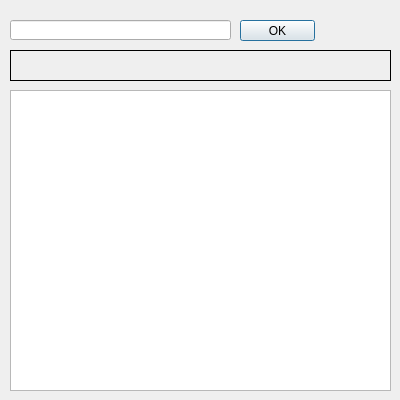
<?xml version="1.0" encoding="UTF-8"?>
<ui version="4.0">
 <class>Dialog</class>
 <widget class="QDialog" name="Dialog">
  <property name="geometry">
   <rect>
    <x>0</x>
    <y>0</y>
    <width>400</width>
    <height>400</height>
   </rect>
  </property>
  <property name="windowTitle">
   <string>Training</string>
  </property>
  <widget class="QPushButton" name="pushButton">
   <property name="geometry">
    <rect>
     <x>240</x>
     <y>20</y>
     <width>75</width>
     <height>21</height>
    </rect>
   </property>
   <property name="text">
    <string>OK</string>
   </property>
  </widget>
  <widget class="QLabel" name="label">
   <property name="geometry">
    <rect>
     <x>10</x>
     <y>50</y>
     <width>381</width>
     <height>31</height>
    </rect>
   </property>
   <property name="font">
    <font>
     <family>Microsoft Sans Serif</family>
     <pointsize>12</pointsize>
    </font>
   </property>
   <property name="frameShape">
    <enum>QFrame::Box</enum>
   </property>
   <property name="text">
    <string/>
   </property>
  </widget>
  <widget class="QLineEdit" name="lineEdit">
   <property name="geometry">
    <rect>
     <x>10</x>
     <y>20</y>
     <width>221</width>
     <height>20</height>
    </rect>
   </property>
  </widget>
  <widget class="QPlainTextEdit" name="plainTextEdit">
   <property name="geometry">
    <rect>
     <x>10</x>
     <y>90</y>
     <width>381</width>
     <height>301</height>
    </rect>
   </property>
  </widget>
 </widget>
 <resources/>
 <connections/>
</ui>
